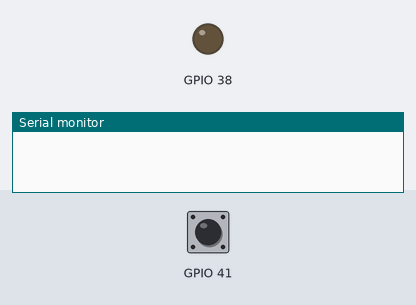
The sketch below on a simulated ESP32-S3. On the bench: output pins drawn as LEDs (lit = HIGH), the last lines printed to the serial monitor. The test bench sets the inputs (shaded band); at power-on: GPIO 41 HIGH.

Above: at 1.2 s.
1.3 s: GPIO 41 pulled LOW for 0.15 s
At 1.37 s:
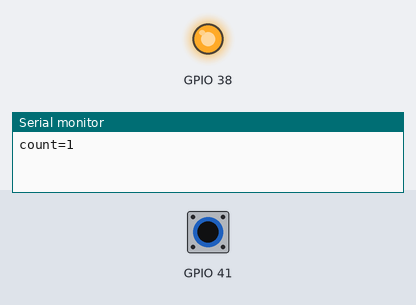
2.9 s: GPIO 41 pulled LOW for 3.2 s
At 6.4 s:
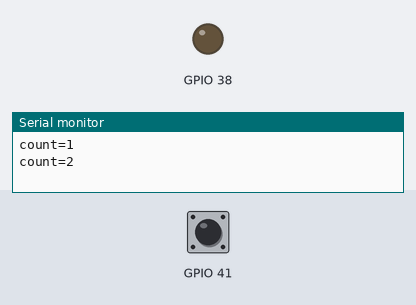
Timing chart, 0 to 7.9 s (numbered marks = the images above; inputs shaded):
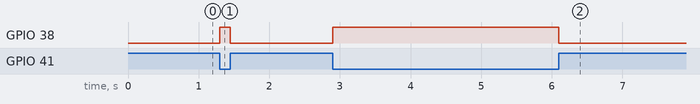

Measured:
- after the input at 1.3 s, GPIO 38: LOW → HIGH at once, → LOW 0.15 s later
- after the input at 2.9 s, GPIO 38: LOW → HIGH at once, → LOW 3.2 s later

The sketch:

gpio-interrupt.ino
```cpp
// gpio-interrupt — tests assert (BT125): a button from GPIO41 to GND with INPUT_PULLUP;
// attachInterrupt(41, FALLING) counts presses and each new count prints as "count=<n>" on UART0,
// so five presses end with "count=5". The LED on GPIO38 follows the button: on within 2 ms of a
// press, off within 2 ms of the release. Both pins are in the S3's second GPIO word (32–48).
volatile uint32_t count = 0;
uint32_t shown = 0;

void IRAM_ATTR onPress() {
  count++;
}

void setup() {
  Serial.begin(115200);
  pinMode(41, INPUT_PULLUP);
  pinMode(38, OUTPUT);
  attachInterrupt(41, onPress, FALLING);
}

void loop() {
  digitalWrite(38, digitalRead(41) == LOW ? HIGH : LOW);
  if (count != shown) {
    shown = count;
    Serial.printf("count=%lu\n", (unsigned long)shown);
  }
  delay(1);
}
```
